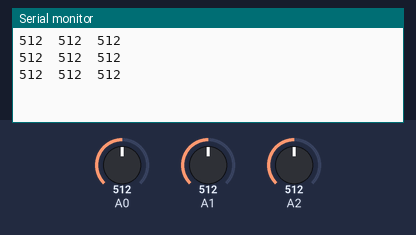
Bench run of a sketch on a simulated Arduino Uno, built with avr-gcc and run on an emulated ATmega328P. Shown: the last lines printed to the serial monitor. Inputs (shaded band) come from the test bench; at power-on: A0 = 512, A1 = 512, A2 = 512.

Above: at 1.8 s.
1.9 s: A0 set to 716
At 2.4 s:
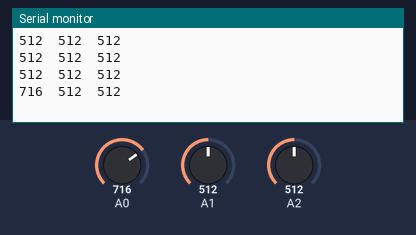
3.4 s: A1 set to 716
At 3.9 s:
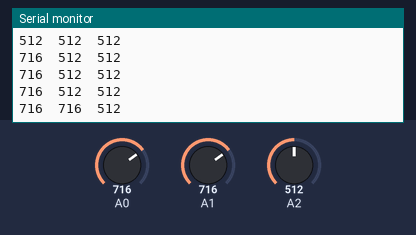
4.9 s: A2 set to 716
At 5.4 s:
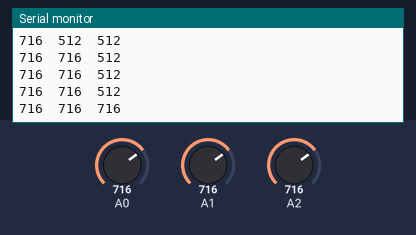
6.4 s: A0 set to 900
At 6.9 s:
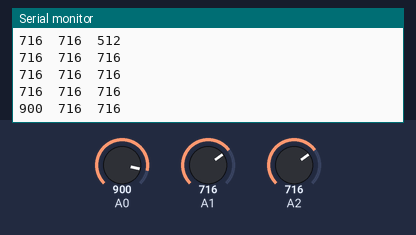
7.9 s: A1 set to 900
At 8.4 s:
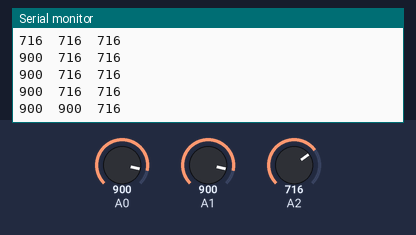
9.4 s: A2 set to 900
At 9.9 s:
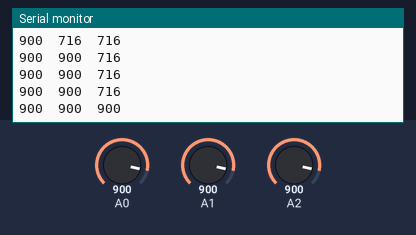
Timing chart, 0 to 11.9 s (numbered marks = the images above; inputs shaded):
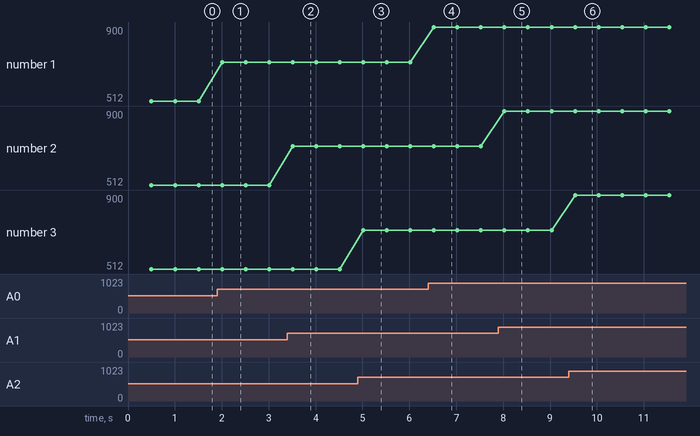

Measured:
- after the input at 1.9 s, the serial monitor: prints a new line after 0.11 s (image 1)
- after the input at 3.4 s, the serial monitor: prints a new line after 0.11 s (image 2)
- after the input at 4.9 s, the serial monitor: prints a new line after 0.12 s (image 3)
- after the input at 6.4 s, the serial monitor: prints a new line after 0.12 s (image 4)
- after the input at 7.9 s, the serial monitor: prints a new line after 0.13 s (image 5)
- after the input at 9.4 s, the serial monitor: prints a new line after 0.13 s (image 6)
- plotted number 1: 512 → 716 after the input at 1.9 s, 716 → 900 after the input at 6.4 s

The sketch:

IRExample.ino
```cpp
int signalWithNoise, noise, denoiseSignal;

void setup() {
  // initialize serial communication at 9600 bits per second:
  Serial.begin(9600);
  for(int i = A0; i <= A2; i++){
    pinMode(i, INPUT);
  }

  pinMode(A2, INPUT);
  pinMode(A0, INPUT);
}

// the loop routine runs over and over again forever:
void loop() {

  delay(500);
  Serial.print((int) analogRead(A0));
  Serial.print( "  ");

  Serial.print((int)analogRead(A1));
  Serial.print("  ");

  Serial.print((int)analogRead(A2));
  Serial.println("  ");

  delay(1);        // delay in between reads for stability
}
```
